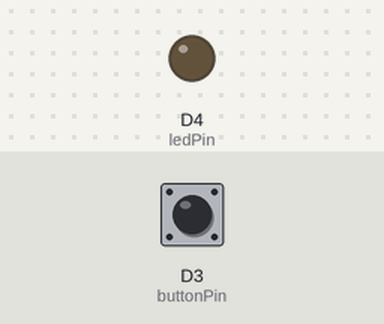
The sketch below on a simulated ESP8266 (Wemos D1 mini). On the bench: output pins drawn as LEDs (lit = HIGH). The inputs (shaded band) are chosen by the test bench; at power-on: D3 (buttonPin) LOW.

Above: at 1.2 s.
1.3 s: D3 (buttonPin) pulled HIGH for 0.15 s
At 1.37 s:
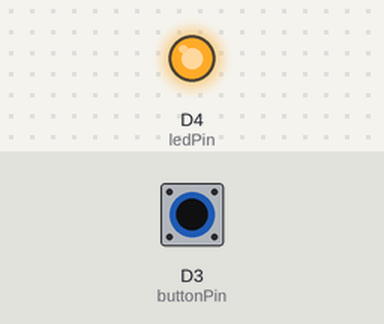
2.9 s: D3 (buttonPin) pulled HIGH for 3.2 s
At 6.7 s:
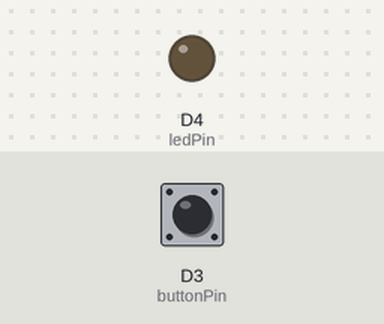
Timing chart, 0 to 8.2 s (numbered marks = the images above; inputs shaded):
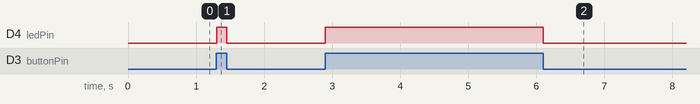

The sketch:

SimplePush.ino
```cpp
/*
 * 1 Button Shield - Simple Push
 * Press the pushbutton to switch on the LED
 *
 * 1 Button Shield pushbutton connects pin D3 to GND
 */

const int buttonPin = D3;
const int ledPin = BUILTIN_LED;

int buttonState = 0;

void setup() {
  pinMode(buttonPin, INPUT);
  pinMode(ledPin, OUTPUT);

  // set initial state, LED off
  digitalWrite(ledPin, buttonState);
}

void loop() {
  // read button state, HIGH when pressed, LOW when not
  buttonState = digitalRead(buttonPin);

  // if the push button pressed, switch on the LED
  if (buttonState == HIGH) {
    digitalWrite(ledPin, HIGH);  // LED on
  } else {
    digitalWrite(ledPin, LOW); // LED off
  }
}
```

Measured:
- after the input at 1.3 s, D4 (ledPin): LOW → HIGH at once, → LOW 0.15 s later
- after the input at 2.9 s, D4 (ledPin): LOW → HIGH at once, → LOW 3.2 s later
